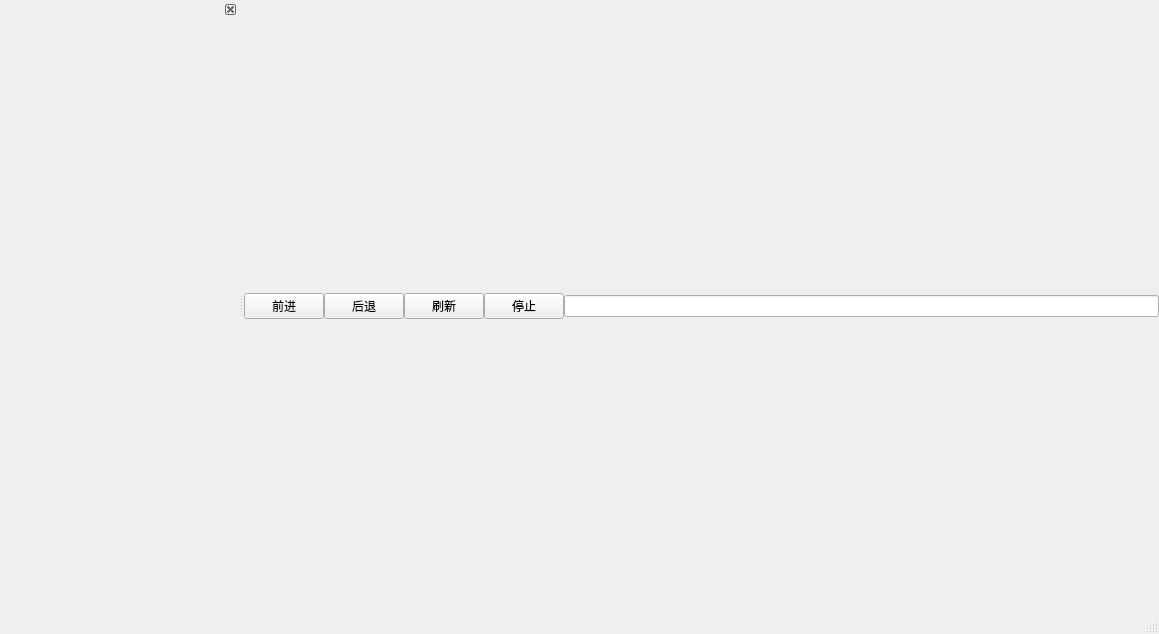
<?xml version="1.0" encoding="UTF-8"?>
<ui version="4.0">
 <class>webWindow</class>
 <widget class="QMainWindow" name="webWindow">
  <property name="geometry">
   <rect>
    <x>0</x>
    <y>0</y>
    <width>1159</width>
    <height>634</height>
   </rect>
  </property>
  <property name="windowTitle">
   <string>websearchWindow</string>
  </property>
  <widget class="QWidget" name="centralwidget">
   <layout class="QGridLayout" name="gridLayout">
    <property name="leftMargin">
     <number>0</number>
    </property>
    <property name="topMargin">
     <number>0</number>
    </property>
    <property name="rightMargin">
     <number>0</number>
    </property>
    <property name="bottomMargin">
     <number>0</number>
    </property>
    <property name="spacing">
     <number>0</number>
    </property>
    <item row="0" column="0">
     <layout class="QHBoxLayout" name="horizontalLayout" stretch="2,2,2,2,15">
      <item>
       <widget class="QPushButton" name="forward">
        <property name="text">
         <string>前进</string>
        </property>
       </widget>
      </item>
      <item>
       <widget class="QPushButton" name="back">
        <property name="text">
         <string>后退</string>
        </property>
       </widget>
      </item>
      <item>
       <widget class="QPushButton" name="refresh">
        <property name="text">
         <string>刷新</string>
        </property>
       </widget>
      </item>
      <item>
       <widget class="QPushButton" name="stop">
        <property name="text">
         <string>停止</string>
        </property>
       </widget>
      </item>
      <item>
       <widget class="QLineEdit" name="URL">
        <property name="readOnly">
         <bool>true</bool>
        </property>
       </widget>
      </item>
     </layout>
    </item>
   </layout>
  </widget>
  <widget class="QMenuBar" name="menubar">
   <property name="geometry">
    <rect>
     <x>0</x>
     <y>0</y>
     <width>1159</width>
     <height>33</height>
    </rect>
   </property>
  </widget>
  <widget class="QStatusBar" name="statusbar"/>
  <widget class="QDockWidget" name="dockWidget">
   <property name="minimumSize">
    <size>
     <width>238</width>
     <height>581</height>
    </size>
   </property>
   <property name="features">
    <set>QDockWidget::DockWidgetFeature::DockWidgetClosable</set>
   </property>
   <attribute name="dockWidgetArea">
    <number>1</number>
   </attribute>
   <widget class="QWidget" name="dockWidgetContents">
    <layout class="QGridLayout" name="gridLayout_3">
     <property name="leftMargin">
      <number>0</number>
     </property>
     <property name="topMargin">
      <number>0</number>
     </property>
     <property name="rightMargin">
      <number>0</number>
     </property>
     <property name="bottomMargin">
      <number>0</number>
     </property>
     <property name="spacing">
      <number>0</number>
     </property>
     <item row="0" column="0">
      <widget class="QWidget" name="widget_2" native="true"/>
     </item>
    </layout>
   </widget>
  </widget>
 </widget>
 <resources/>
 <connections/>
</ui>
